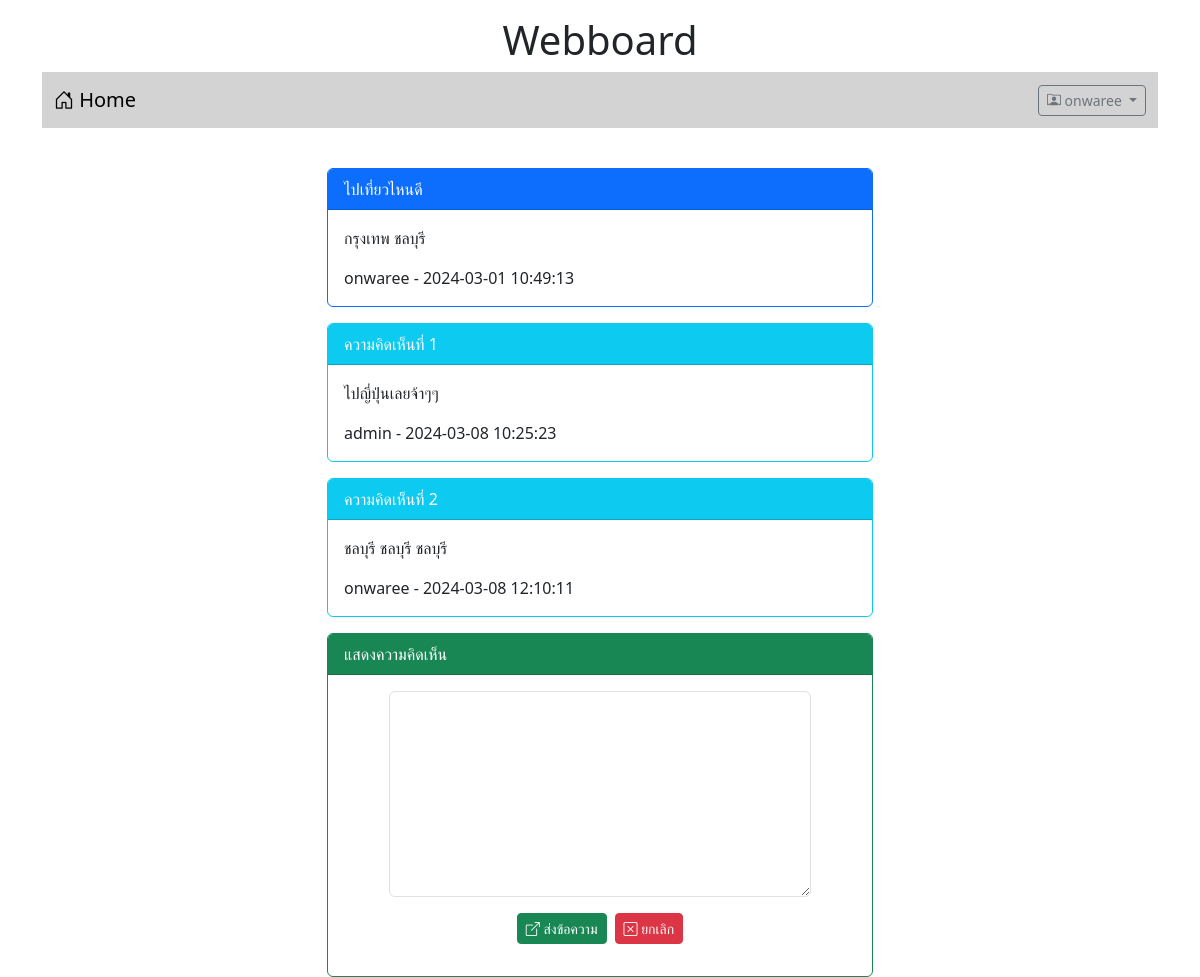
The page /post.php?id=2 (signed in) on the database its author committed.
### tables this page shows
CREATE TABLE `post` (
  `id` int(11) NOT NULL,
  `title` varchar(128) NOT NULL,
  `content` varchar(2048) NOT NULL,
  `post_date` datetime NOT NULL,
  `cat_id` int(11) NOT NULL,
  `user_id` int(11) NOT NULL
);

CREATE TABLE `user` (
  `id` int(11) NOT NULL,
  `login` varchar(32) NOT NULL,
  `password` varchar(64) NOT NULL,
  `name` varchar(64) NOT NULL,
  `gender` char(1) NOT NULL,
  `email` varchar(32) NOT NULL,
  `role` char(1) NOT NULL
);

CREATE TABLE `comment` (
  `id` int(11) NOT NULL,
  `content` varchar(20148) NOT NULL,
  `post_date` datetime NOT NULL,
  `user_id` int(11) NOT NULL,
  `post_id` int(11) NOT NULL
);

### post.php (the view, shortened to what this page needs)
<!DOCTYPE html>
<html lang="en">
<head>
    <link href="https://cdn.jsdelivr.net/npm/bootstrap@5.3.2/dist/css/bootstrap.min.css" rel="stylesheet">
    <link rel="stylesheet" href="https://cdn.jsdelivr.net/npm/bootstrap-icons@1.11.3/font/bootstrap-icons.min.css">
</head>
<body>
    <div class="container-lg">
        <h1 style="text-align: center;" class="mt-3">Webboard </h1>
        <?php
            include("nav.php");
        ?>
        <div class="row mt-4">
            <div class="col-lg-3 col-md-2 col-sm-1"></div>
            <div class="col-lg-6 col-md-8 col-sm-10">
            <?php
                $conn = new PDO("mysql:host=localhost;dbname=webboard;charset=utf8;","root","");
                $sql = "SELECT p.id,p.title,p.content,p.post_date,u.login from post as p
                        INNER JOIN user as u ON u.id = p.user_id
                        WHERE p.id = {$_GET['id']} ";
                $result = $conn->query($sql);
                while($row = $result->fetch()){
            ?>
                <div class="card border-primary mt-3">
                    <div class="card-header bg-primary text-white"> <?php echo $row['title'] ?>  </div>
                    <div class="card-body">
                        <?php echo
                            "<tr>
                                <td>
                                    $row[content]
                                </td>
                                <BR>
                                <div class=mt-3></div>
                                <td>
                                    $row[login] - $row[post_date]
                                </td>
                             </tr>"
                        ?>
                    </div>
                </div>
            <?php
                }
            ?>
            <?php
                $conn = new PDO("mysql:host=localhost;dbname=webboard;charset=utf8;","root","");
                $sql = "SELECT c.content,c.post_date,c.user_id,c.post_id,u.login from comment as c
                        INNER JOIN user as u ON u.id = c.user_id
                        WHERE c.post_id = {$_GET['id']}";
                $result = $conn->query($sql);
                $n = 1;
                while($row = $result->fetch()){
                    echo "<div class='card border-info mt-3 mb-3'>";
                        echo "<div class='card-header bg-info text-white'> ความคิดเห็นที่ $n </div>";
                        echo "<div class='card-body'>
                            <tr>
                                <td>
                                    $row[content]
                                </td>
                                <BR>
                                <div class=mt-3></div>
                                <td>
                                    $row[login] - $row[post_date]
                                </td>
                             </tr>";
                        echo "</div>";
                    echo "</div>";
                    $n = $n + 1;
                }
            ?>
            <?php if(isset($_SESSION['id'])){
            ?>
                <div class="card border-success mt-3">
                    <div class="card-header bg-success text-white"> แสดงความคิดเห็น </div>
                    <div class="card-body">
                        <form action="post_save.php" method="post">
                            <div class="row mb-3 justify-content-center">
                                <div class="col-lg-10">
                                    <textarea name="comment"  rows="8" class="form-control" required></textarea>
                                </div>
                                <div class="row mt-3">
                                    <div class="col-lg-12 d-flex justify-content-center">
                                        <button type="submit" class="btn btn-success btn-sm text-white">
                                            <i class="bi bi-box-arrow-up-right"></i> ส่งข้อความ
                                        </button>
                                        <button type="reset" class="btn btn-danger btn-sm text-white ms-2">
                                            <i class="bi bi-x-square"></i> ยกเลิก
                                        </button>
                                    </div>
                                </div>
                            </div>
                        </form>
                    </div>
                </div>
                <?php
                    }
                ?>
            </div>
            <div class="col-lg-3 col-md-2 col-sm-1"></div>
        </div>
    </div>
</body>
</html>

### rows shown on the page
post: title "ไปเที่ยวไหนดี", content "กรุงเทพ ชลบุรี", user.login "onwaree", post_date "2024-03-01 10:49:13"
comment: content "ไปญี่ปุ่นเลยจ้าๆๆ", user.login "admin", post_date "2024-03-08 10:25:23"
comment: content "ชลบุรี ชลบุรี ชลบุรี", user.login "onwaree", post_date "2024-03-08 12:10:11"

### other values the page prints
$_SESSION['username'] "onwaree"
